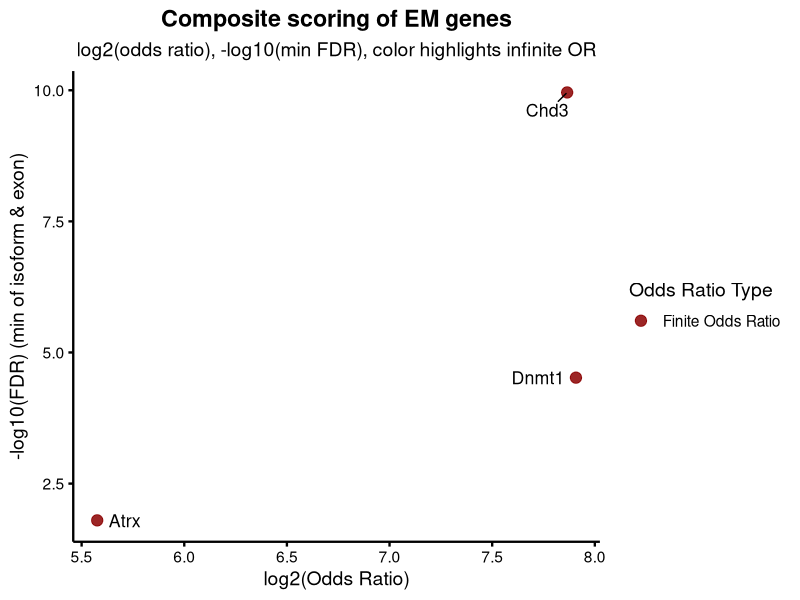
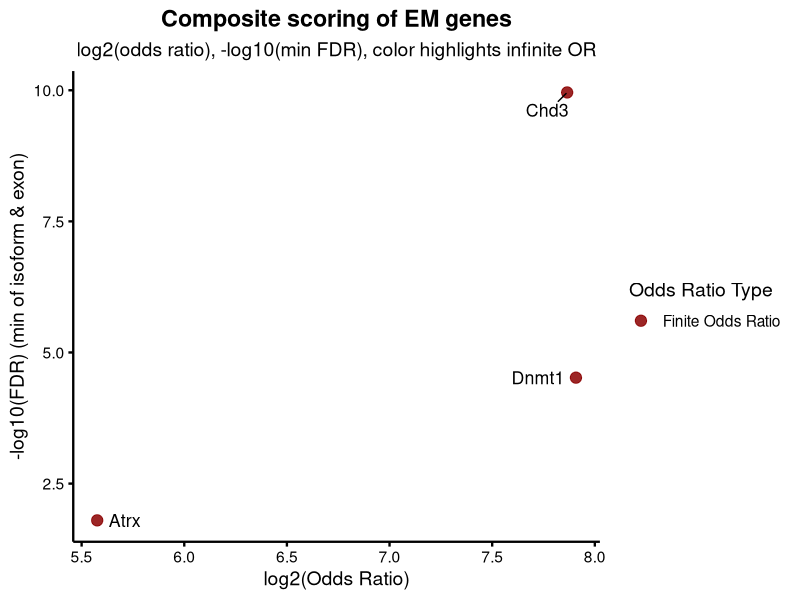

R code for these plots, in order:
library(ggplot2)
library(ggrepel)
library(readr)
library(dplyr)

# 1. Load ranked EM gene data
ranked <- read_csv("EM_genes_intersected_genes_ranked_by_composite_score.csv", show_col_types = FALSE)

# 2. Handle infinite odds ratios and compute log-transformed metrics
ranked <- ranked %>%
  mutate(
    is_infinite = is.infinite(odds_ratio),  # Flag infinite values
    odds_ratio_capped = ifelse(is_infinite, 1024, odds_ratio),  # Cap for log scale
    log2_odds_ratio = pmin(log2(odds_ratio_capped + 1e-6), 10),  # Cap at log2(1024)
    neg_log10_min_fdr = -log10(pmin(isoform_fdr, exon_fdr) + 1e-10)
  )

# 3. Select top 10 by composite score for labeling
top10 <- ranked %>% slice_max(order_by = composite_score, n = 10)

# 4. Plot
em_plot <- ggplot(ranked, aes(x = log2_odds_ratio, y = neg_log10_min_fdr, color = is_infinite)) +
  geom_point(size = 3.5, alpha = 0.85) +
  scale_color_manual(
    values = c("FALSE" = "darkred", "TRUE" = "dodgerblue3"),
    labels = c("FALSE" = "Finite Odds Ratio", "TRUE" = "Infinite Odds Ratio")
  ) +
  labs(
    title = "Composite scoring of EM genes",
    subtitle = "log2(odds ratio), -log10(min FDR), color highlights infinite OR",
    x = "log2(Odds Ratio)",
    y = "-log10(FDR) (min of isoform & exon)",
    color = "Odds Ratio Type"
  ) +
  theme_minimal(base_size = 14) +
  theme(
    panel.grid = element_blank(),
    axis.line = element_line(color = "black", linewidth = 0.8),
    axis.ticks = element_line(color = "black", linewidth = 0.8),
    axis.text = element_text(color = "black"),
    axis.title = element_text(color = "black"),
    plot.title = element_text(hjust = 0.5, face = "bold"),
    plot.subtitle = element_text(hjust = 0.5)
  ) +
  geom_text_repel(data = top10, aes(label = gene_name), size = 4.5, color = "black", box.padding = 0.5)

# 5. Save plot
ggsave("em_genes_composite_plot_inf_highlighted.pdf", plot = em_plot, width = 10, height = 6, dpi = 300)

# Optional: Show it
print(em_plot)
